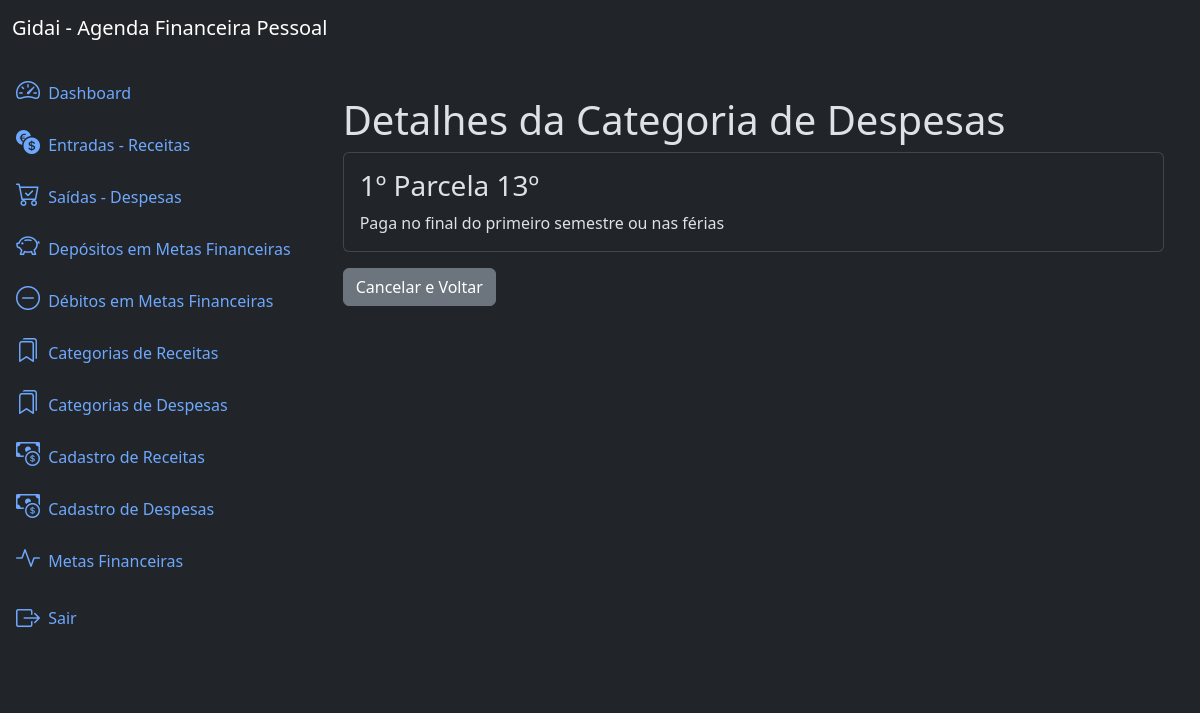
Page /categories/4/detail/ (signed in) on the committed database.
### categories/models.py (models this page shows, shortened)
class Category(models.Model):
    name = models.CharField(max_length=150)
    description = models.TextField(blank=True, null=True)
    created_at = models.DateField(auto_now_add=True)
    updated_at = models.DateField(auto_now=True)
    class Meta:
        ordering = ['name']

### categories/views.py (the view)
# urls.py: path('categories/<int:pk>/detail/', views.CategoryDetailView.as_view(), name='category_detail'),
class CategoryDetailView(LoginRequiredMixin, DeleteView):
    model = models.Category
    template_name = 'category_detail.html'

### categories/templates/category_detail.html
{% extends 'base.html' %}
{% block content %}
<div class="container mt-4">
    <h3 class="display-6">Detalhes da Categoria de Despesas</h3>
    <div class="card">
        <div class="card-body">
            <h3 class="card-title">{{ object.name }}</h3>
            <p class="card-text">{{ object.description }}</pp>
        </div>
    </div>
    <a href="{% url 'category_list' %}" class="btn btn-secondary mt-3">Cancelar e Voltar</a>
</div>
{% endblock %}

### rows in the picture
Category: name "1º Parcela 13º", description "Paga no final do primeiro semestre ou nas férias"
